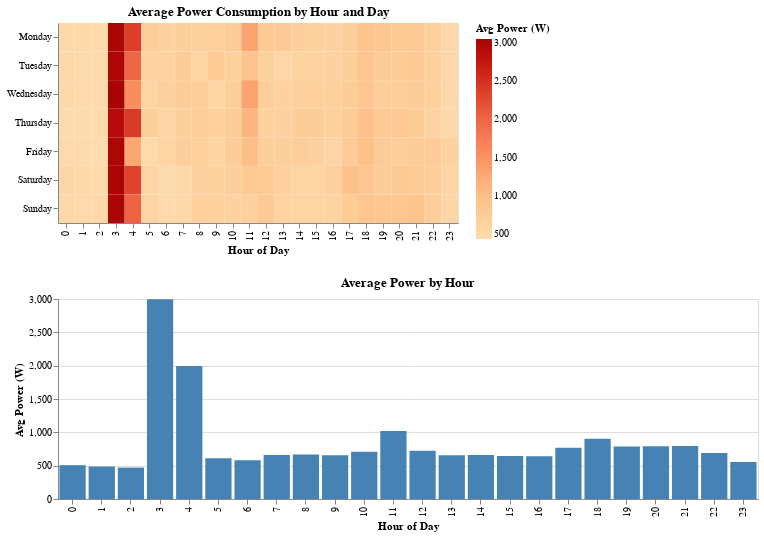

Source (notebook cell):
### Markdown cell above
## Plotting Results
As mentioned above, the plot below shows a heatmap of power consumption per hour-of-day and day-of-week with an associated bar graph for average power consumption per hour. The three households appear to have vastly different power consumption. Household 04 has the highest average consumption, reaching almost 3000 Watts at certain hours of the day. There also appear to be a heavy concentration of power usage around 3-4AM, which is unusual. Household 05 has a more even use of power, but still with a large spike around 11PM for every day of the week. There also appears to be a large spike reaching around 2000 Watts on Fridays around 7PM. Finally, household 06 uses the least power on average by far, with some intense usage around 500 Watts at 6AM on Mondays and around 6-8PM on Sundays.

### Code cell
# Aggregate to hour x day_of_week x household
heatmap_data = (df1
    .groupby(["household", "hour", "day_of_week"])["power"]
    .mean()
    .reset_index()
    .rename(columns={"power": "avg_power"})
)

# Order days 
day_order = ["Monday", "Tuesday", "Wednesday", "Thursday", "Friday", "Saturday", "Sunday"]

# Linked line chart data
line_data = (df1
    .groupby(["household", "hour", 
              df1["timestamp"].dt.date.rename("date")])["power"]
    .mean()
    .reset_index()
)
line_data["date"] = pd.to_datetime(line_data["date"])

# Dropdown selection
household_select = alt.binding_select(
    options=["04", "05", "06"],
    name="Household: "
)
household_param = alt.param(
    bind=household_select,
    value="04"
)

# Selection on click 
click = alt.selection_point(fields=["hour"])

# Heatmap
heatmap = (
    alt.Chart(heatmap_data)
    .mark_rect()
    .encode(
        x=alt.X("hour:O", title="Hour of Day"),
        y=alt.Y("day_of_week:O", sort=day_order, title=None),
        color=alt.Color(
            "avg_power:Q",
            scale=alt.Scale(scheme="orangered"),
            title="Avg Power (W)"
        ),
        opacity=alt.condition(click, alt.value(1.0), alt.value(0.5)),
        tooltip=[
            alt.Tooltip("household:N", title="Household"),
            alt.Tooltip("hour:O", title="Hour"),
            alt.Tooltip("day_of_week:O", title="Day"),
            alt.Tooltip("avg_power:Q", title="Avg Power (W)", format=".1f")
        ]
    )
    .add_params(click, household_param)
    .transform_filter(alt.datum.household == household_param)
    .properties(
        title="Average Power Consumption by Hour and Day",
        width=400,
        height=200
    )
)

# Bar chart 
bar_chart = (
    alt.Chart(heatmap_data)
    .mark_bar()
    .encode(
        x=alt.X("hour:O", title="Hour of Day"),
        y=alt.Y("mean(avg_power):Q", title="Avg Power (W)"),
        color=alt.condition(click, alt.value("steelblue"), alt.value("lightgray")),
        tooltip=[
            alt.Tooltip("hour:O", title="Hour"),
            alt.Tooltip("mean(avg_power):Q", title="Avg Power (W)", format=".1f")
        ]
    )
    .transform_filter(alt.datum.household == household_param)
    .add_params(click)
    .properties(
        title="Average Power by Hour",
        width=700,
        height=200
    )
)

chart1 = (heatmap & bar_chart).resolve_scale(color="independent")
chart1

### Figure 1 — Vega-Lite specification as saved in the notebook (floating-point values rounded to 4 significant figures; data arrays with more than 128 entries replaced by an {"elided": "..."} marker saying what was removed)
{"config": {"view": {"continuousWidth": 300, "continuousHeight": 300}}, "vconcat": [{"mark": {"type": "rect"}, "encoding": {"color": {"field": "avg_power", "scale": {"scheme": "orangered"}, "title": "Avg Power (W)", "type": "quantitative"}, "opacity": {"condition": {"param": "param_f3cdabf02b977601", "value": 1.0}, "value": 0.5}, "tooltip": [{"field": "household", "title": "Household", "type": "nominal"}, {"field": "hour", "title": "Hour", "type": "ordinal"}, {"field": "day_of_week", "title": "Day", "type": "ordinal"}, {"field": "avg_power", "format": ".1f", "title": "Avg Power (W)", "type": "quantitative"}], "x": {"field": "hour", "title": "Hour of Day", "type": "ordinal"}, "y": {"field": "day_of_week", "sort": ["Monday", "Tuesday", "Wednesday", "Thursday", "Friday", "Saturday", "Sunday"], "title": null, "type": "ordinal"}}, "height": 200, "name": "view_5fb9ebfcf7fe0d5d_0", "title": "Average Power Consumption by Hour and Day", "transform": [{"filter": "(datum.household === param_54e65323af07ec81)"}], "width": 400}, {"mark": {"type": "bar"}, "encoding": {"color": {"condition": {"param": "param_f3cdabf02b977601", "value": "steelblue"}, "value": "lightgray"}, "tooltip": [{"field": "hour", "title": "Hour", "type": "ordinal"}, {"aggregate": "mean", "field": "avg_power", "format": ".1f", "title": "Avg Power (W)", "type": "quantitative"}], "x": {"field": "hour", "title": "Hour of Day", "type": "ordinal"}, "y": {"aggregate": "mean", "field": "avg_power", "title": "Avg Power (W)", "type": "quantitative"}}, "height": 200, "name": "view_f358a84b52317e86_1", "title": "Average Power by Hour", "transform": [{"filter": "(datum.household === param_54e65323af07ec81)"}], "width": 700}], "data": {"name": "data-a7b277e14e92663a1dedab3229978fa7"}, "params": [{"name": "param_f3cdabf02b977601", "select": {"type": "point", "fields": ["hour"]}, "views": ["view_5fb9ebfcf7fe0d5d_0", "view_f358a84b52317e86_1"]}, {"name": "param_54e65323af07ec81", "bind": {"input": "select", "options": ["04", "05", "06"], "name": "Household: "}, "value": "04"}], "resolve": {"scale": {"color": "independent"}}, "$schema": "https://vega.github.io/schema/vega-lite/v6.1.0.json", "datasets": {"data-a7b277e14e92663a1dedab3229978fa7": {"elided": "504 records"}}}
